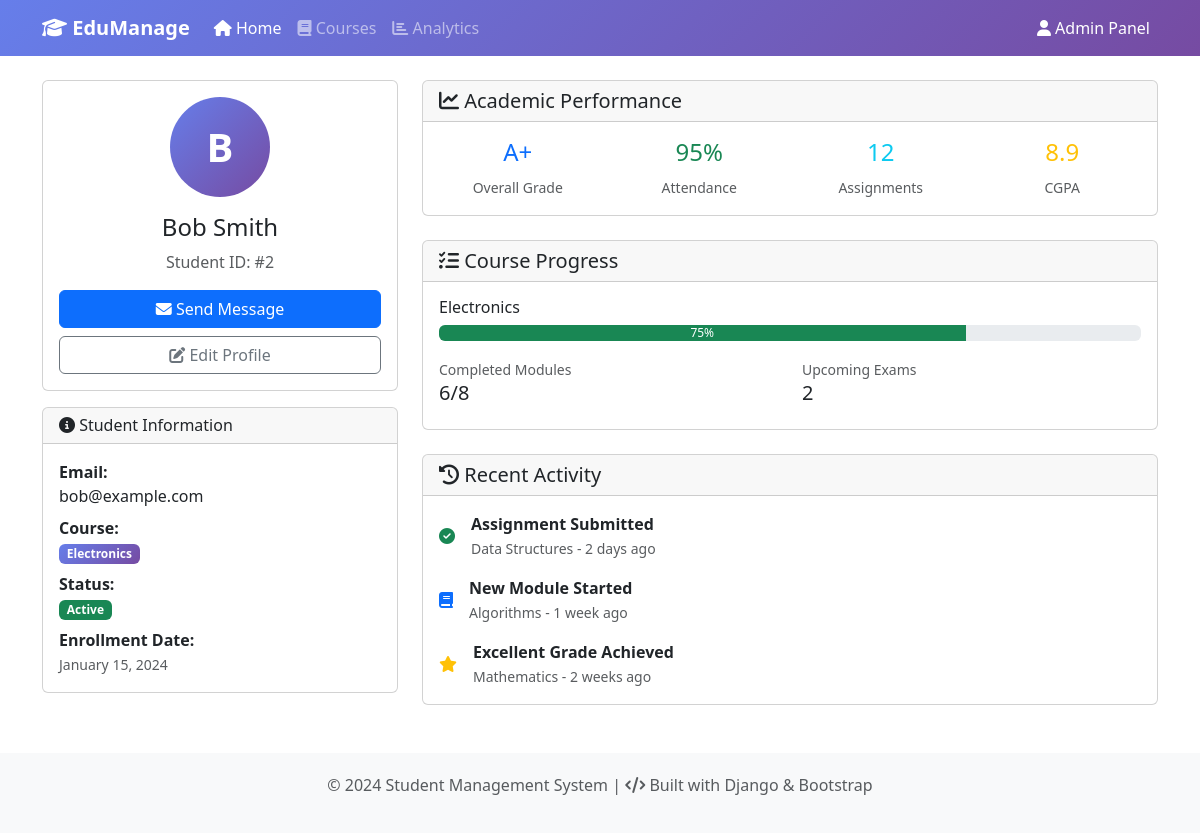
The page /api/students/page/2/ on the database its author committed.
### students/models.py (models this page shows, shortened)
class Student(models.Model):
    name = models.CharField(max_length=255)
    email = models.EmailField(unique=True)
    course = models.CharField(max_length=255)

### students/views.py (the view)
# urls.py: path('page/<int:pk>/', views.student_detail, name='student_detail'),
def student_detail(request, pk):
    student = get_object_or_404(Student, pk=pk)
    return render(request, "students/detail.html", {"student": student})

### students/templates/students/detail.html (shortened to what this page needs)
{% extends "students/base.html" %}
{% block content %}
<div class="row">
    <div class="col-md-4">
        <div class="card">
            <div class="card-body text-center">
                <div class="bg-primary rounded-circle d-flex align-items-center justify-content-center mx-auto"
                     style="width: 100px; height: 100px;">
                    <span class="text-white fw-bold display-6">
                        {{ student.name|slice:":1"|upper }}
                    </span>
                </div>
                <h4 class="mt-3">{{ student.name }}</h4>
                <p class="text-muted">Student ID: #{{ student.id }}</p>
                <div class="d-grid gap-2">
                    <button class="btn btn-primary">
                        <i class="fas fa-envelope"></i> Send Message
                    </button>
                    <button class="btn btn-outline-secondary">
                        <i class="fas fa-edit"></i> Edit Profile
                    </button>
                </div>
            </div>
        </div>
        <div class="card mt-3">
            <div class="card-header">
                <h6 class="card-title mb-0">
                    <i class="fas fa-info-circle"></i> Student Information
                </h6>
            </div>
            <div class="card-body">
                <div class="mb-2">
                    <strong>Email:</strong><br>
                    {{ student.email }}
                </div>
                <div class="mb-2">
                    <strong>Course:</strong><br>
                    <span class="badge bg-primary">{{ student.course }}</span>
                </div>
                <div class="mb-2">
                    <strong>Status:</strong><br>
                    <span class="badge bg-success">Active</span>
                </div>
                <div>
                    <strong>Enrollment Date:</strong><br>
                    <small class="text-muted">January 15, 2024</small>
                </div>
            </div>
        </div>
    </div>
    <div class="col-md-8">
        <div class="card">
            <div class="card-header">
                <h5 class="card-title mb-0">
                    <i class="fas fa-chart-line"></i> Academic Performance
                </h5>
            </div>
            <div class="card-body">
                <div class="row text-center">
                    <div class="col-3">
                        <h4 class="text-primary">A+</h4>
                        <small class="text-muted">Overall Grade</small>
                    </div>
                    <div class="col-3">
                        <h4 class="text-success">95%</h4>
                        <small class="text-muted">Attendance</small>
                    </div>
                    <div class="col-3">
                        <h4 class="text-info">12</h4>
                        <small class="text-muted">Assignments</small>
                    </div>
                    <div class="col-3">
                        <h4 class="text-warning">8.9</h4>
                        <small class="text-muted">CGPA</small>
                    </div>
                </div>
            </div>
        </div>
        <div class="card mt-4">
            <div class="card-header">
                <h5 class="card-title mb-0">
                    <i class="fas fa-tasks"></i> Course Progress
                </h5>
            </div>
            <div class="card-body">
                <h6>{{ student.course }}</h6>
                <div class="progress mb-3">
                    <div class="progress-bar bg-success" style="width: 75%">75%</div>
                </div>
                <div class="row">
                    <div class="col-6">
                        <small class="text-muted">Completed Modules</small>
                        <h5>6/8</h5>
                    </div>
                    <div class="col-6">
                        <small class="text-muted">Upcoming Exams</small>
                        <h5>2</h5>
                    </div>
                </div>
            </div>
        </div>
        <div class="card mt-4">
            <div class="card-header">
                <h5 class="card-title mb-0">
                    <i class="fas fa-history"></i> Recent Activity
                </h5>
            </div>
            <div class="card-body">
                <div class="d-flex align-items-center mb-3">
                    <i class="fas fa-check-circle text-success me-3"></i>
                    <div>
                        <strong>Assignment Submitted</strong>
                        <br>
                        <small class="text-muted">Data Structures - 2 days ago</small>
                    </div>
                </div>
                <div class="d-flex align-items-center mb-3">
                    <i class="fas fa-book text-primary me-3"></i>
                    <div>
                        <strong>New Module Started</strong>
                        <br>
                        <small class="text-muted">Algorithms - 1 week ago</small>
                    </div>
                </div>
                <div class="d-flex align-items-center">
                    <i class="fas fa-star text-warning me-3"></i>
                    <div>
                        <strong>Excellent Grade Achieved</strong>
                        <br>
                        <small class="text-muted">Mathematics - 2 weeks ago</small>
                    </div>
                </div>
            </div>
        </div>
    </div>
</div>
{% endblock %}

### students/templates/students/base.html (style rules this page uses)
.bg-primary { background: linear-gradient(135deg, #667eea 0%, #764ba2 100%) !important; }

### rows shown on the page
Student: name "B", name "Bob Smith", id "2", email "bob@example.com", course "Electronics"
